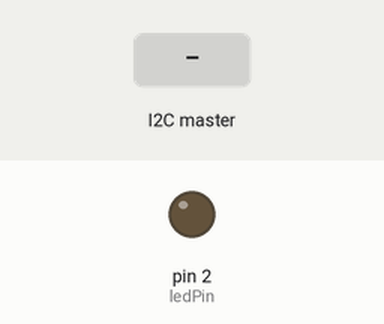
Simulated run of this sketch. Board: Arduino Uno, built with avr-gcc and run on an emulated ATmega328P. On the bench: output pins drawn as LEDs (lit = HIGH). The test bench sets the inputs (shaded band).

Above: at 1.2 s.
1.3 s: the I2C master sends the byte 0
At 2.5 s:
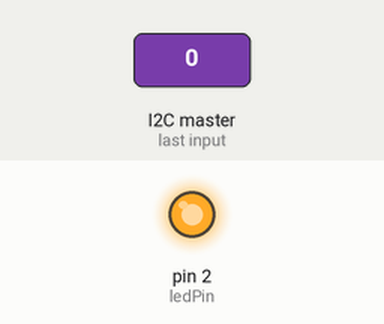
2.8 s: the I2C master sends the byte 1
At 3.7 s:
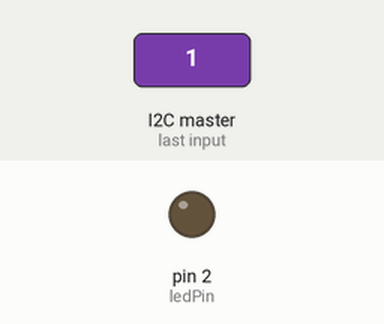
Timing chart, 0 to 5.8 s (numbered marks = the images above; inputs shaded):
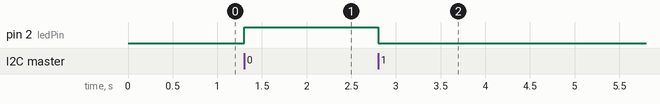

Measured:
- after the input at 1.3 s, pin 2 (ledPin): LOW → HIGH at once
- after the input at 2.8 s, pin 2 (ledPin): HIGH → LOW at once

The sketch:

slave.ino
```cpp
#include <Wire.h>
//SLAVE

const int ledPin = 2;  // Pin del led

void setup() {
  Wire.begin(8);                // Inizia la comunicazione I2C con indirizzo 8
  Wire.onReceive(receiveEvent); // Chiama la funzione receiveEvent quando arrivano dati
  pinMode(ledPin, OUTPUT);      // Imposta il pin del led come output
  Serial.begin(9600);           // Inizia la comunicazione seriale
}

void loop() {
  // Non fare nulla nel loop, la gestione dello stato del led avviene nella funzione receiveEvent
  delay(100);
}

// Funzione chiamata quando arrivano dati sul bus I2C
void receiveEvent(int bytes) {
  while (Wire.available()) {   // Finché ci sono dati disponibili
    int buttonState = Wire.read();  // Leggi lo stato inviato dal master

    // Se il pulsante è premuto (stato LOW), accendi il led, altrimenti spegnilo
    if (buttonState == LOW) {
      digitalWrite(ledPin, HIGH);
    } else {
      digitalWrite(ledPin, LOW);
    }
  }
}
```
